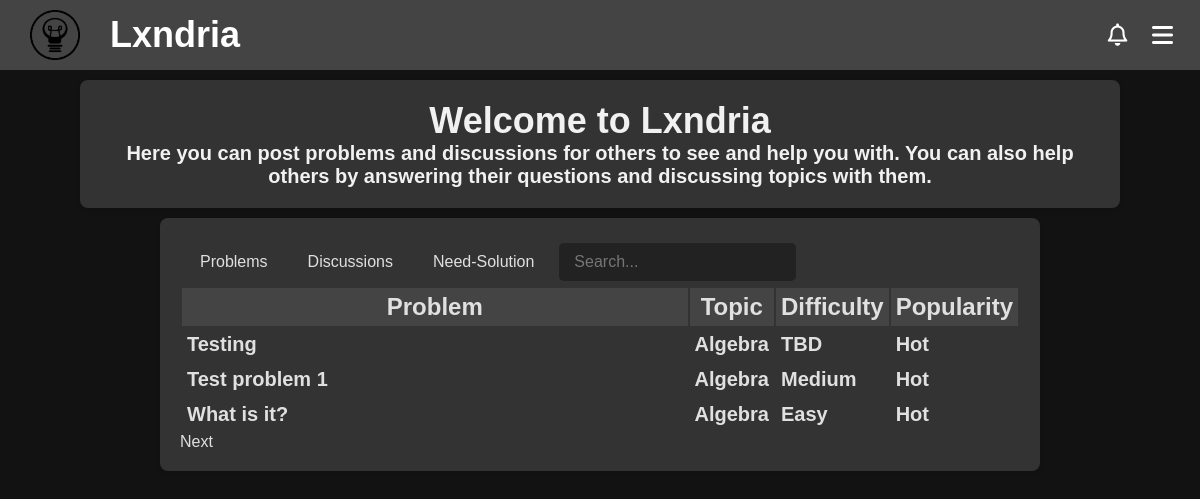
The page / on the database its author committed.
### app/models.py (models this page shows, shortened)
class Problem(db.Model):
    __tablename__ = "problem"
    __table_args__ = {"extend_existing": True}
    id = db.Column(db.Integer, primary_key=True, autoincrement=True)
    title = db.Column(db.String(100), nullable=False)
    topic = db.Column(db.String(30), nullable=False)
    attempts = db.Column(db.Integer, default=0)
    solved = db.Column(db.Integer, default=0)
    created_at = db.Column(db.DateTime, default=datetime.utcnow)
    updated_at = db.Column(db.DateTime, onupdate=datetime.utcnow)
    views = db.Column(db.Integer, default=0)
    author = db.Column(db.String(80), db.ForeignKey('user.username'))
    user = db.relationship('User', backref=db.backref('problems', cascade="all, delete-orphan"))
    content = db.Column(db.Text, nullable=False)
    encrypted_answer = db.Column(db.Text, nullable=False)
    __table_args__ = (
        CheckConstraint("topic IN ('Algebra', 'Geometry', 'Number Theory', 'Calculus', 'Logic', 'Classical Mechanics', 'Electricity and Magnetism', 'Computer Science', 'Quantitative Finance', 'Chemistry', 'Probability')", name="valid_topic_check"),
    )
    '''@property
    def content(self):
        path = os.getenv('UPLOAD_FOLDER')+f"/{self.author}/Problems/{self.id}.txt"
        with open(path, 'r') as file:
            content = file.read()
        for line in content.split("\n"):
            if "<<Answer: " in line:
                return content.replace(line, "")
    '''
    @property
    def difficulty(self):
        if self.attempts == 0:
            return "TBD"
        elif self.solved/self.attempts > os.getenv('EASY_THRESHOLD', 0.7):
            return "Easy"
        elif self.solved/self.attempts > os.getenv('MEDIUM_THRESHOLD', 0.3):
            return "Medium"
        else:
            return "Hard"
    @hybrid_property
    def popularity_value(self):
        views_weight = os.getenv('VIEWS_WEIGHT', 0.5)
        attempts_weight = os.getenv('ATTEMPTS_WEIGHT', 1.5)
        bookmarks_weight = os.getenv('BOOKMARKS_WEIGHT', 3)
        views = self.views
        attempts = self.attempts
        bookmarks = Bookmarks.query.filter_by(problem_id=self.id).count()
        return views_weight*views + attempts_weight*attempts + bookmarks_weight*bookmarks
    @property
    def popularity(self):
        popularity_value = self.popularity_value
        if popularity_value > os.getenv('POPULAR_THRESHOLD', 1000):
            return "Popular"
        elif popularity_value > os.getenv('TRENDING_THRESHOLD', 500):
            return "Trending"
        elif popularity_value > os.getenv('ACTIVE_THRESHOLD', 100):
            return "Active"
        else:
            return "Hot"
    @hybrid_property
    def needs_solution(self):
        solutions = Solutions.query.filter_by(problem_id=self.id).count()
        if solutions == 0:
            return True
        return False
    @needs_solution.expression
    def needs_solution(cls):
        return ~db.session.query(Solutions.id).filter(Solutions.problem_id == cls.id).exists()
    '''@property
    def encrypted_answer(self):
        path = os.getenv('UPLOAD_FOLDER')+f"/{self.author}/Problems/{self.id}.txt"
        with open(path, 'r') as file:
            content = file.read()
        for line in content.split("\n"):
            if "<<Answer: " in line:
                return line.replace("<<Answer: ", "").replace(">>", "")
    '''

### app/routes/main.py (the view, shortened to what this page needs)
@main_bp.route('/')
def index():
    pageNumber = request.args.get('page', default=0, type=int)
    rows = request.args.get('rows', default=10, type=int)
    table = request.args.get('table', default='problems', type=str)
    sort_by = request.args.get('sort', default='created_at', type=str)
    sort_convention = request.args.get('convention', default='desc', type=str)
    if sort_by == 'created_at':
        if sort_convention == 'asc':
            all_problems = Problem.query.order_by(Problem.created_at).all()
            all_discussions = Discussion.query.order_by(Discussion.created_at).all()
            need_solution = Problem.query.filter(Problem.needs_solution == True).order_by(Problem.created_at).all()
        else:
            all_problems = Problem.query.order_by(Problem.created_at.desc()).all()
            all_discussions = Discussion.query.order_by(Discussion.created_at.desc()).all()
            need_solution = Problem.query.filter(Problem.needs_solution == True).order_by(Problem.created_at).all()
    new_sort_convention = 'asc' if sort_convention == 'desc' else 'desc'
    return render_template('index.html', problems=all_problems, page=pageNumber, row_per_page=rows, discussions=all_discussions, table=table, need_solution=need_solution, sort_convention=new_sort_convention)

### app/models.py (called while the page is built)
    @hybrid_property
    def popularity_value(self):
        views_weight = os.getenv('VIEWS_WEIGHT', 0.5)
        comments_weight = os.getenv('COMMENTS_WEIGHT', 2)
        bookmarks_weight = os.getenv('BOOKMARKS_WEIGHT', 3)
        time_constant = os.getenv('TIME_CONSTANT', 100)
        views = self.views
        comments = Comments.query.filter_by(parent_id='D'+str(self.id)).count()
        bookmarks = Bookmarks.query.filter_by(discussion_id=self.id).count()
        return views_weight*views + comments_weight*comments + bookmarks_weight*bookmarks

    @property
    def popularity(self):
        popularity_value = self.popularity_value
        if popularity_value > os.getenv('POPULAR_THRESHOLD', 1000):
            return "Popular"
        elif popularity_value > os.getenv('TRENDING_THRESHOLD', 500):
            return "Trending"
        elif popularity_value > os.getenv('ACTIVE_THRESHOLD', 100):
            return "Active"
        else:
            return "Hot"

### app/templates/index.html (shortened to what this page needs)
<!DOCTYPE html>
<html>
<head>
  <link rel="stylesheet" href="{{url_for('static', filename='css/homepage.css')}}">
</head>
{%include 'banner.html'%}
<body>
   <div class="intro">
        <h1>Welcome to Lxndria</h1>
        <p>Here you can post problems and discussions for others to see and help you with. You can also help others by answering their questions and discussing topics with them.</p>
  </div>
  <div class="Table">
    {%include 'main_table_header.html'%}
    {%if table=='problems'%}
    <div class ="table" id="Problems">
    {%else%}
    <div class ="table" id="Problems" style="display: none;">
    {%endif%}
    <table id="problems-table">
      <tr>
        <th>Problem</th>
        <th>Topic</th>
        <th><a href="/?sort=Difficulty&convention={{sort_convention}}&table=problems">Difficulty</a></th>
        <th><a href="/?sort=Popularity&convention={{sort_convention}}&table=problems">Popularity</a></th>
      </tr>
      {% for index in range(page*row_per_page, (page+1)*row_per_page) %}
      {% if index >= problems|length %}
        {% set stop=true %}
      {% else %}
        {% set problem = problems[index] %}
      <tr>
        <td><a href="/problem/{{problem.id}}">{{problem.title}}</a></td>
        <td>{{problem.topic}}</td>
        <td>{{problem.difficulty}}</td>
        <td>{{problem.popularity}}</td>
      </tr>
      {% endif %}
      {% endfor %}
    </table>
    <div class="pagination">
      {% if not stop %}
        <a href="/?page={{page+1}}&table=problems">Next</a>
      {% endif %}
  </div>
  </div>
</body>
</html>

### app/static/css/homepage.css (style rules this page uses)
.intro { max-width: 1000px; margin: 10px auto; padding: 20px; background-color: #333; box-shadow: 0 2px 4px rgba(0, 0, 0, 0.1); border-radius: 8px; color: #e0e0e0; }
.intro h1 { font-size: 2.25rem; font-family: 'Gill Sans', 'Gill Sans MT', Calibri, 'Trebuchet MS', sans-serif; font-weight: bold; text-align: center; background-color: #333; }
.intro p { font-size: 1.25rem; font-family: 'Gill Sans', 'Gill Sans MT', Calibri, 'Trebuchet MS', sans-serif; font-weight: bold; text-align: center; background-color: #333; }
.Table { display: table; width : 70%; margin: 5px auto; padding: 20px; background-color: #333; box-shadow: 0 2px 4px rgba(0, 0, 0, 0.1); border-radius: 8px; color: #e0e0e0; flex-direction: column; }
.table { display: table; width: 100%; background-color: #333; color: #e0e0e0; flex-direction: column; }
.table th { font-size: 1.5rem; width: 100%; padding: 5px; font-family: 'Gill Sans', 'Gill Sans MT', Calibri, 'Trebuchet MS', sans-serif; font-weight: bold; }
.table tr { display: table-row; padding: 5px; border-bottom: 1px solid #e0e0e0; justify-content: space-between; }
.table tr:first-child { background-color: #444; }
.table tr:last-child { border-bottom: none; }
.table td { width :x 250px; font-size: 1.25rem; padding: 5px; font-family: 'Gill Sans', 'Gill Sans MT', Calibri, 'Trebuchet MS', sans-serif; font-weight: bold; }

### app/static/css/banner.css (style rules this page uses)
body, h1, p { margin: 0; padding: 0; text-decoration: none; color: inherit; font-family: Arial, sans-serif; box-sizing: border-box; background-color: #121212; color: #f1f1f1; ; }
a { text-decoration: none; color: inherit; }

### rows shown on the page
Problem: title "Testing", topic "Algebra", difficulty "TBD", popularity "Hot"
Problem: title "Test problem 1", topic "Algebra", difficulty "Medium", popularity "Hot"
Problem: title "What is it?", topic "Algebra", difficulty "Easy", popularity "Hot"
